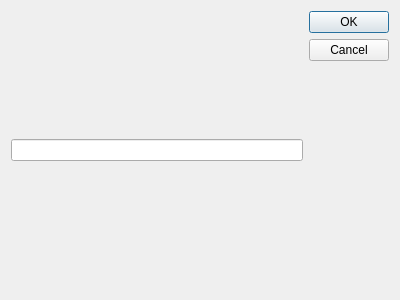
<?xml version="1.0" encoding="UTF-8"?>
<ui version="4.0">
 <class>Dialog</class>
 <widget class="QDialog" name="Dialog">
  <property name="geometry">
   <rect>
    <x>0</x>
    <y>0</y>
    <width>400</width>
    <height>300</height>
   </rect>
  </property>
  <property name="windowTitle">
   <string>Dialog</string>
  </property>
  <layout class="QHBoxLayout" name="horizontalLayout_2">
   <item>
    <layout class="QHBoxLayout" name="horizontalLayout">
     <item>
      <widget class="QLineEdit" name="lineEdit"/>
     </item>
     <item>
      <widget class="QDialogButtonBox" name="buttonBox">
       <property name="orientation">
        <enum>Qt::Vertical</enum>
       </property>
       <property name="standardButtons">
        <set>QDialogButtonBox::Cancel|QDialogButtonBox::Ok</set>
       </property>
      </widget>
     </item>
    </layout>
   </item>
  </layout>
 </widget>
 <resources/>
 <connections>
  <connection>
   <sender>buttonBox</sender>
   <signal>accepted()</signal>
   <receiver>Dialog</receiver>
   <slot>accept()</slot>
   <hints>
    <hint type="sourcelabel">
     <x>248</x>
     <y>254</y>
    </hint>
    <hint type="destinationlabel">
     <x>157</x>
     <y>274</y>
    </hint>
   </hints>
  </connection>
  <connection>
   <sender>buttonBox</sender>
   <signal>rejected()</signal>
   <receiver>Dialog</receiver>
   <slot>reject()</slot>
   <hints>
    <hint type="sourcelabel">
     <x>316</x>
     <y>260</y>
    </hint>
    <hint type="destinationlabel">
     <x>286</x>
     <y>274</y>
    </hint>
   </hints>
  </connection>
 </connections>
</ui>
